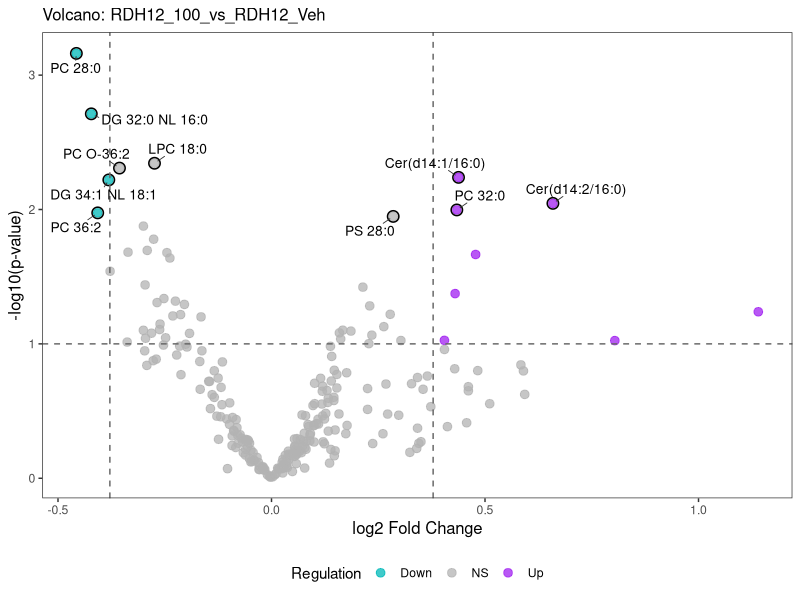
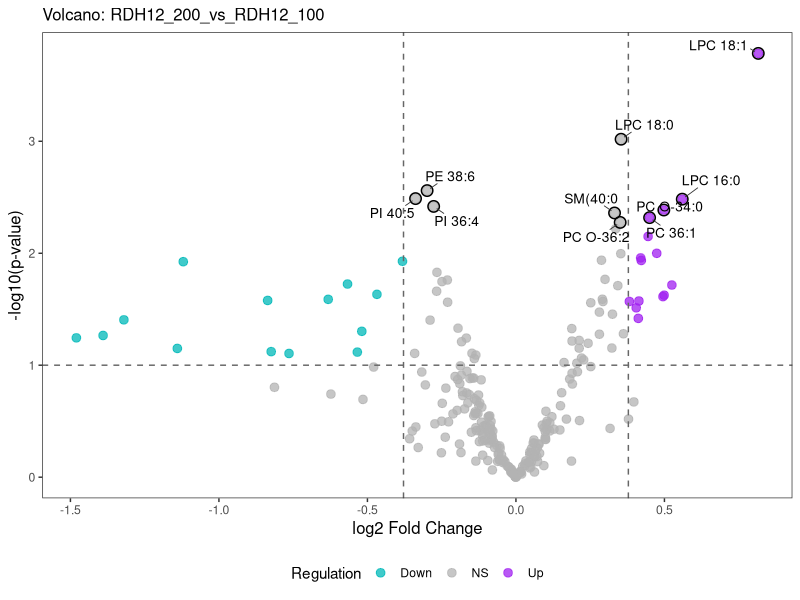
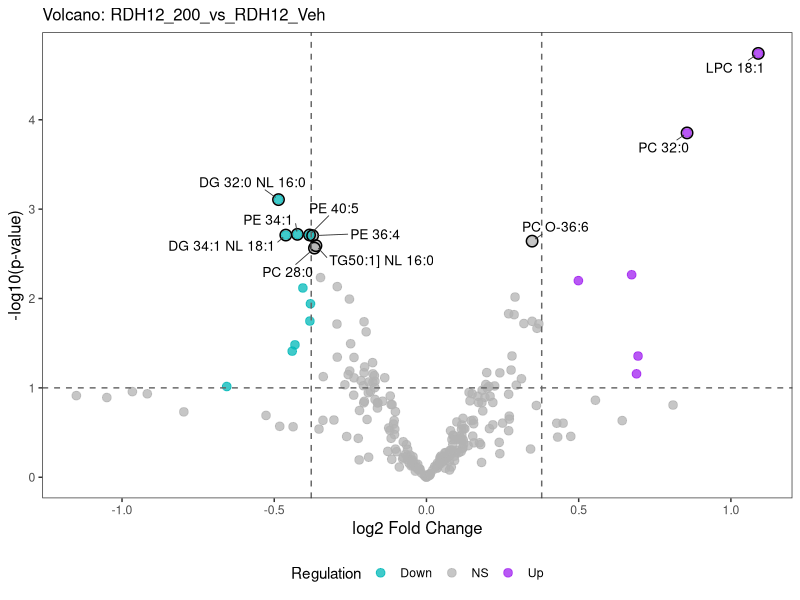

These charts were generated, in order, by the following R code:
#File Needed
DEPresults_v2 <- read.csv("Lipidomics/output_txts/Acute_DEA_results_v1_corrected.csv")

# =========================================================
# Batch standard volcano plots
# - loops over all contrasts automatically
# - uses ratio vs adjusted p-value
# - no missingness-class annotation
# - saves each plot as SVG
# - also writes a per-contrast table with rounded display values
# =========================================================

# -------------------------
# Packages
# -------------------------
library(dplyr)
library(ggplot2)
library(ggrepel)
library(stringr)

# =========================================================
# 1. USER INPUTS
# =========================================================

# Assumes your main table is already in memory as:
# DEPresults_v2

favorite_IDs <- c( )

padj_cutoff  <- 0.1
lfc_cutoff   <- log2(1.3)
n_top_labels <- 10

# output folder
out_dir <- "Lipidomics/Figures/Acute/VolcanoPlots/StandardVolcano/"
dir.create(out_dir, showWarnings = FALSE, recursive = TRUE)

# optional png output too
save_png <- FALSE

# plot size
plot_width  <- 7
plot_height <- 7

# whether labels should include rounded values
include_values_in_labels <- FALSE

# =========================================================
# 2. HELPER FUNCTIONS
# =========================================================

sanitize_filename <- function(x) {
  x %>%
    str_replace_all("[^A-Za-z0-9_\\-]+", "_") %>%
    str_replace_all("_+", "_") %>%
    str_replace_all("^_|_$", "")
}

get_all_contrasts <- function(df) {
  colnames(df) %>%
    .[str_detect(., "_ratio$")] %>%
    str_remove("_ratio$")
}

format_padj_display <- function(x) {
  case_when(
    is.na(x) ~ NA_character_,
    x < 0.01 ~ "<0.01",
    TRUE ~ sprintf("%.2f", round(x, 2))
  )
}

format_ratio_display <- function(x) {
  ifelse(is.na(x), NA_character_, sprintf("%.1f", round(x, 1)))
}

# =========================================================
# 3. MAIN PREP FUNCTION
# =========================================================

make_volcano_df_standard <- function(df,
                                     contrast,
                                     padj_cutoff = 0.1,
                                     lfc_cutoff = log2(1.3),
                                     favorite_IDs = character(),
                                     n_top_labels = 10,
                                     include_values_in_labels = FALSE) {
  
  ratio_col <- paste0(contrast, "_ratio")
  padj_col  <- paste0(contrast, "_p.val")
  
  needed_cols <- c("name", ratio_col, padj_col)
  missing_cols <- setdiff(needed_cols, colnames(df))
  
  if (length(missing_cols) > 0) {
    stop(
      "These required columns are missing for contrast '", contrast, "':\n",
      paste(missing_cols, collapse = "\n")
    )
  }
  
  out <- df %>%
    transmute(
      name = name,
      ratio = .data[[ratio_col]],
      padj  = .data[[padj_col]]
    ) %>%
    mutate(
      # keep full precision for plotting
      padj_plot = pmax(padj, 1e-300),
      
      # rounded/formatted values for display only
      ratio_round = round(ratio, 1),
      padj_round  = round(padj, 2),
      
      ratio_display = format_ratio_display(ratio),
      padj_display  = format_padj_display(padj),
      
      sig = !is.na(padj) & padj <= padj_cutoff,
      
      direction = case_when(
        !is.na(ratio) & ratio >=  lfc_cutoff & sig ~ "Up",
        !is.na(ratio) & ratio <= -lfc_cutoff & sig ~ "Down",
        TRUE ~ "NS"
      )
    )
  
  top_hits <- out %>%
    filter(!is.na(padj)) %>%
    arrange(padj) %>%
    slice_head(n = n_top_labels) %>%
    pull(name)
  
  out <- out %>%
    mutate(
      label_base = if_else(name %in% c(top_hits, favorite_IDs), name, NA_character_),
      label = case_when(
        is.na(label_base) ~ NA_character_,
        include_values_in_labels ~ paste0(
          label_base, "\n",
          "ratio=", ratio_display, ", padj=", padj_display
        ),
        TRUE ~ label_base
      )
    )
  
  out
}

# =========================================================
# 4. PLOTTING FUNCTION
# =========================================================

plot_volcano_standard <- function(volcano_df,
                                  contrast,
                                  padj_cutoff = 0.1,
                                  lfc_cutoff = log2(1.3)) {
  
  ggplot(volcano_df, aes(x = ratio, y = -log10(padj_plot))) +
    geom_point(
      aes(color = direction),
      alpha = 0.75,
      size = 2.6
    ) +
    geom_point(
      data = subset(volcano_df, !is.na(label)),
      shape = 21,
      size = 3.3,
      stroke = 0.8,
      color = "black",
      fill = NA,
      inherit.aes = FALSE,
      aes(x = ratio, y = -log10(padj_plot))
    ) +
    geom_vline(
      xintercept = c(-lfc_cutoff, lfc_cutoff),
      linetype = "dashed",
      color = "grey40"
    ) +
    geom_hline(
      yintercept = -log10(padj_cutoff),
      linetype = "dashed",
      color = "grey40"
    ) +
    geom_text_repel(
      aes(label = label),
      max.overlaps = 25,
      size = 3.5,
      color = "black",
      segment.color = "grey20",
      segment.size = 0.3,
      box.padding = 0.4,
      point.padding = 0.3,
      force = 2,
      min.segment.length = 0,
      na.rm = TRUE
    ) +
    theme_bw() +
    labs(
      title = paste("Volcano:", contrast),
      x = "log2 Fold Change",
      y = "-log10(p-value)",
      color = "Regulation"
    ) +
    scale_color_manual(
      values = c(
        "Up" = "purple",
        "Down" = "#00B8B8",
        "NS" = "grey70"
      ),
      drop = FALSE
    ) +
    theme(
      legend.position = "bottom",
      plot.title = element_text(size = 12),
      axis.title = element_text(size = 12),
      panel.grid.major = element_blank(),
      panel.grid.minor = element_blank()
    )
}

# =========================================================
# 5. BATCH SAVE FUNCTION
# =========================================================

save_all_standard_volcanoes <- function(df,
                                        out_dir = "Lipidomics/Figures/VolcanoPlots/StandardVolcano/",
                                        favorite_IDs = character(),
                                        padj_cutoff = 0.1,
                                        lfc_cutoff = log2(1.3),
                                        n_top_labels = 10,
                                        width = 12,
                                        height = 10,
                                        save_png = FALSE,
                                        include_values_in_labels = FALSE) {
  
  dir.create(out_dir, showWarnings = FALSE, recursive = TRUE)
  
  contrasts <- get_all_contrasts(df)
  
  if (length(contrasts) == 0) {
    stop("No contrast columns ending in '_ratio' were found.")
  }
  
  message("Found ", length(contrasts), " contrasts.")
  
  summary_tbl <- vector("list", length(contrasts))
  
  for (i in seq_along(contrasts)) {
    contrast <- contrasts[i]
    message("[", i, "/", length(contrasts), "] Processing: ", contrast)
    
    result <- tryCatch({
      volcano_df <- make_volcano_df_standard(
        df = df,
        contrast = contrast,
        padj_cutoff = padj_cutoff,
        lfc_cutoff = lfc_cutoff,
        favorite_IDs = favorite_IDs,
        n_top_labels = n_top_labels,
        include_values_in_labels = include_values_in_labels
      )
      
      p <- plot_volcano_standard(
        volcano_df = volcano_df,
        contrast = contrast,
        padj_cutoff = padj_cutoff,
        lfc_cutoff = lfc_cutoff
      )
      
      base_name <- sanitize_filename(paste0("volcano_", contrast))
      
      svg_file <- file.path(out_dir, paste0(base_name, ".svg"))
      
      ggsave(
        filename = svg_file,
        plot = p,
        width = width,
        height = height,
        units = "in"
      )
      
      if (save_png) {
        png_file <- file.path(out_dir, paste0(base_name, ".png"))
        ggsave(
          filename = png_file,
          plot = p,
          width = width,
          height = height,
          units = "in",
          dpi = 300
        )
      }
      
      # save rounded display table
      table_file <- file.path(out_dir, paste0(base_name, "_table.csv"))
      
      write.csv(
        volcano_df %>%
          select(
            name,
            ratio,
            padj,
            ratio_round,
            padj_round,
            ratio_display,
            padj_display,
            direction,
            label
          ),
        file = table_file,
        row.names = FALSE
      )
      
      data.frame(
        contrast = contrast,
        status = "saved",
        output_svg = svg_file,
        output_table = table_file,
        stringsAsFactors = FALSE
      )
    }, error = function(e) {
      message("  Skipped: ", contrast)
      message("  Reason: ", e$message)
      
      data.frame(
        contrast = contrast,
        status = paste("failed:", e$message),
        output_svg = NA_character_,
        output_table = NA_character_,
        stringsAsFactors = FALSE
      )
    })
    
    summary_tbl[[i]] <- result
  }
  
  bind_rows(summary_tbl)
}

# =========================================================
# 6. RUN BATCH EXPORT
# =========================================================

volcano_export_summary <- save_all_standard_volcanoes(
  df = DEPresults_v2,
  out_dir = out_dir,
  favorite_IDs = favorite_IDs,
  padj_cutoff = padj_cutoff,
  lfc_cutoff = lfc_cutoff,
  n_top_labels = n_top_labels,
  width = plot_width,
  height = plot_height,
  save_png = save_png,
  include_values_in_labels = include_values_in_labels
)

print(volcano_export_summary)

write.csv(
  volcano_export_summary,
  file = file.path(out_dir, "volcano_export_summary.csv"),
  row.names = FALSE
)
